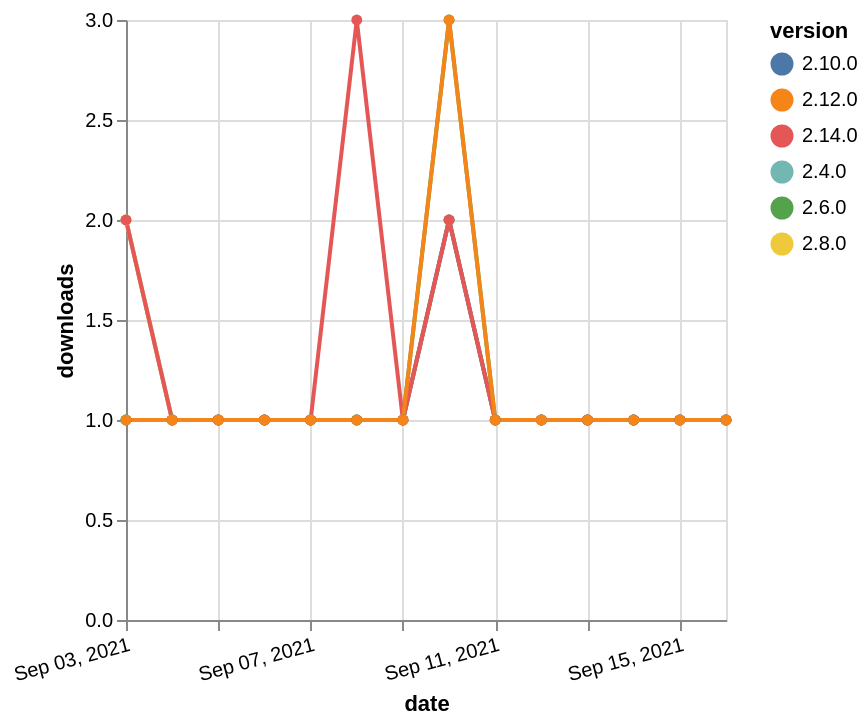

Express this chart as Vega-Lite.
### Vega-Lite specification from a JSON file in a GitHub repository (floating-point values rounded to 4 significant figures)
{"$schema": "https://vega.github.io/schema/vega-lite/v5.json", "description": "A simple bar chart with embedded data.", "data": {"values": [{"date": "2021-09-03", "total": 235, "delta": 2, "version": "2.4.0"}, {"date": "2021-09-04", "total": 236, "delta": 1, "version": "2.4.0"}, {"date": "2021-09-05", "total": 237, "delta": 1, "version": "2.4.0"}, {"date": "2021-09-06", "total": 238, "delta": 1, "version": "2.4.0"}, {"date": "2021-09-07", "total": 239, "delta": 1, "version": "2.4.0"}, {"date": "2021-09-08", "total": 240, "delta": 1, "version": "2.4.0"}, {"date": "2021-09-09", "total": 241, "delta": 1, "version": "2.4.0"}, {"date": "2021-09-10", "total": 243, "delta": 2, "version": "2.4.0"}, {"date": "2021-09-11", "total": 244, "delta": 1, "version": "2.4.0"}, {"date": "2021-09-12", "total": 245, "delta": 1, "version": "2.4.0"}, {"date": "2021-09-13", "total": 246, "delta": 1, "version": "2.4.0"}, {"date": "2021-09-14", "total": 247, "delta": 1, "version": "2.4.0"}, {"date": "2021-09-15", "total": 248, "delta": 1, "version": "2.4.0"}, {"date": "2021-09-16", "total": 249, "delta": 1, "version": "2.4.0"}, {"date": "2021-09-03", "total": 175, "delta": 2, "version": "2.8.0"}, {"date": "2021-09-04", "total": 176, "delta": 1, "version": "2.8.0"}, {"date": "2021-09-05", "total": 177, "delta": 1, "version": "2.8.0"}, {"date": "2021-09-06", "total": 178, "delta": 1, "version": "2.8.0"}, {"date": "2021-09-07", "total": 179, "delta": 1, "version": "2.8.0"}, {"date": "2021-09-08", "total": 180, "delta": 1, "version": "2.8.0"}, {"date": "2021-09-09", "total": 181, "delta": 1, "version": "2.8.0"}, {"date": "2021-09-10", "total": 183, "delta": 2, "version": "2.8.0"}, {"date": "2021-09-11", "total": 184, "delta": 1, "version": "2.8.0"}, {"date": "2021-09-12", "total": 185, "delta": 1, "version": "2.8.0"}, {"date": "2021-09-13", "total": 186, "delta": 1, "version": "2.8.0"}, {"date": "2021-09-14", "total": 187, "delta": 1, "version": "2.8.0"}, {"date": "2021-09-15", "total": 188, "delta": 1, "version": "2.8.0"}, {"date": "2021-09-16", "total": 189, "delta": 1, "version": "2.8.0"}, {"date": "2021-09-03", "total": 318, "delta": 1, "version": "2.6.0"}, {"date": "2021-09-04", "total": 319, "delta": 1, "version": "2.6.0"}, {"date": "2021-09-05", "total": 320, "delta": 1, "version": "2.6.0"}, {"date": "2021-09-06", "total": 321, "delta": 1, "version": "2.6.0"}, {"date": "2021-09-07", "total": 322, "delta": 1, "version": "2.6.0"}, {"date": "2021-09-08", "total": 323, "delta": 1, "version": "2.6.0"}, {"date": "2021-09-09", "total": 324, "delta": 1, "version": "2.6.0"}, {"date": "2021-09-10", "total": 327, "delta": 3, "version": "2.6.0"}, {"date": "2021-09-11", "total": 328, "delta": 1, "version": "2.6.0"}, {"date": "2021-09-12", "total": 329, "delta": 1, "version": "2.6.0"}, {"date": "2021-09-13", "total": 330, "delta": 1, "version": "2.6.0"}, {"date": "2021-09-14", "total": 331, "delta": 1, "version": "2.6.0"}, {"date": "2021-09-15", "total": 332, "delta": 1, "version": "2.6.0"}, {"date": "2021-09-16", "total": 333, "delta": 1, "version": "2.6.0"}, {"date": "2021-09-03", "total": 153, "delta": 1, "version": "2.10.0"}, {"date": "2021-09-04", "total": 154, "delta": 1, "version": "2.10.0"}, {"date": "2021-09-05", "total": 155, "delta": 1, "version": "2.10.0"}, {"date": "2021-09-06", "total": 156, "delta": 1, "version": "2.10.0"}, {"date": "2021-09-07", "total": 157, "delta": 1, "version": "2.10.0"}, {"date": "2021-09-08", "total": 158, "delta": 1, "version": "2.10.0"}, {"date": "2021-09-09", "total": 159, "delta": 1, "version": "2.10.0"}, {"date": "2021-09-10", "total": 161, "delta": 2, "version": "2.10.0"}, {"date": "2021-09-11", "total": 162, "delta": 1, "version": "2.10.0"}, {"date": "2021-09-12", "total": 163, "delta": 1, "version": "2.10.0"}, {"date": "2021-09-13", "total": 164, "delta": 1, "version": "2.10.0"}, {"date": "2021-09-14", "total": 165, "delta": 1, "version": "2.10.0"}, {"date": "2021-09-15", "total": 166, "delta": 1, "version": "2.10.0"}, {"date": "2021-09-16", "total": 167, "delta": 1, "version": "2.10.0"}, {"date": "2021-09-03", "total": 119, "delta": 2, "version": "2.14.0"}, {"date": "2021-09-04", "total": 120, "delta": 1, "version": "2.14.0"}, {"date": "2021-09-05", "total": 121, "delta": 1, "version": "2.14.0"}, {"date": "2021-09-06", "total": 122, "delta": 1, "version": "2.14.0"}, {"date": "2021-09-07", "total": 123, "delta": 1, "version": "2.14.0"}, {"date": "2021-09-08", "total": 126, "delta": 3, "version": "2.14.0"}, {"date": "2021-09-09", "total": 127, "delta": 1, "version": "2.14.0"}, {"date": "2021-09-10", "total": 129, "delta": 2, "version": "2.14.0"}, {"date": "2021-09-11", "total": 130, "delta": 1, "version": "2.14.0"}, {"date": "2021-09-12", "total": 131, "delta": 1, "version": "2.14.0"}, {"date": "2021-09-13", "total": 132, "delta": 1, "version": "2.14.0"}, {"date": "2021-09-14", "total": 133, "delta": 1, "version": "2.14.0"}, {"date": "2021-09-15", "total": 134, "delta": 1, "version": "2.14.0"}, {"date": "2021-09-16", "total": 135, "delta": 1, "version": "2.14.0"}, {"date": "2021-09-03", "total": 167, "delta": 1, "version": "2.12.0"}, {"date": "2021-09-04", "total": 168, "delta": 1, "version": "2.12.0"}, {"date": "2021-09-05", "total": 169, "delta": 1, "version": "2.12.0"}, {"date": "2021-09-06", "total": 170, "delta": 1, "version": "2.12.0"}, {"date": "2021-09-07", "total": 171, "delta": 1, "version": "2.12.0"}, {"date": "2021-09-08", "total": 172, "delta": 1, "version": "2.12.0"}, {"date": "2021-09-09", "total": 173, "delta": 1, "version": "2.12.0"}, {"date": "2021-09-10", "total": 176, "delta": 3, "version": "2.12.0"}, {"date": "2021-09-11", "total": 177, "delta": 1, "version": "2.12.0"}, {"date": "2021-09-12", "total": 178, "delta": 1, "version": "2.12.0"}, {"date": "2021-09-13", "total": 179, "delta": 1, "version": "2.12.0"}, {"date": "2021-09-14", "total": 180, "delta": 1, "version": "2.12.0"}, {"date": "2021-09-15", "total": 181, "delta": 1, "version": "2.12.0"}, {"date": "2021-09-16", "total": 182, "delta": 1, "version": "2.12.0"}]}, "width": "container", "mark": {"type": "line", "point": {"filled": true}}, "encoding": {"x": {"field": "date", "type": "temporal", "timeUnit": "yearmonthdate", "title": "date", "axis": {"labelAngle": -15}}, "y": {"field": "delta", "type": "quantitative", "title": "downloads"}, "color": {"field": "version", "type": "nominal"}, "tooltip": {"field": "delta"}}}
